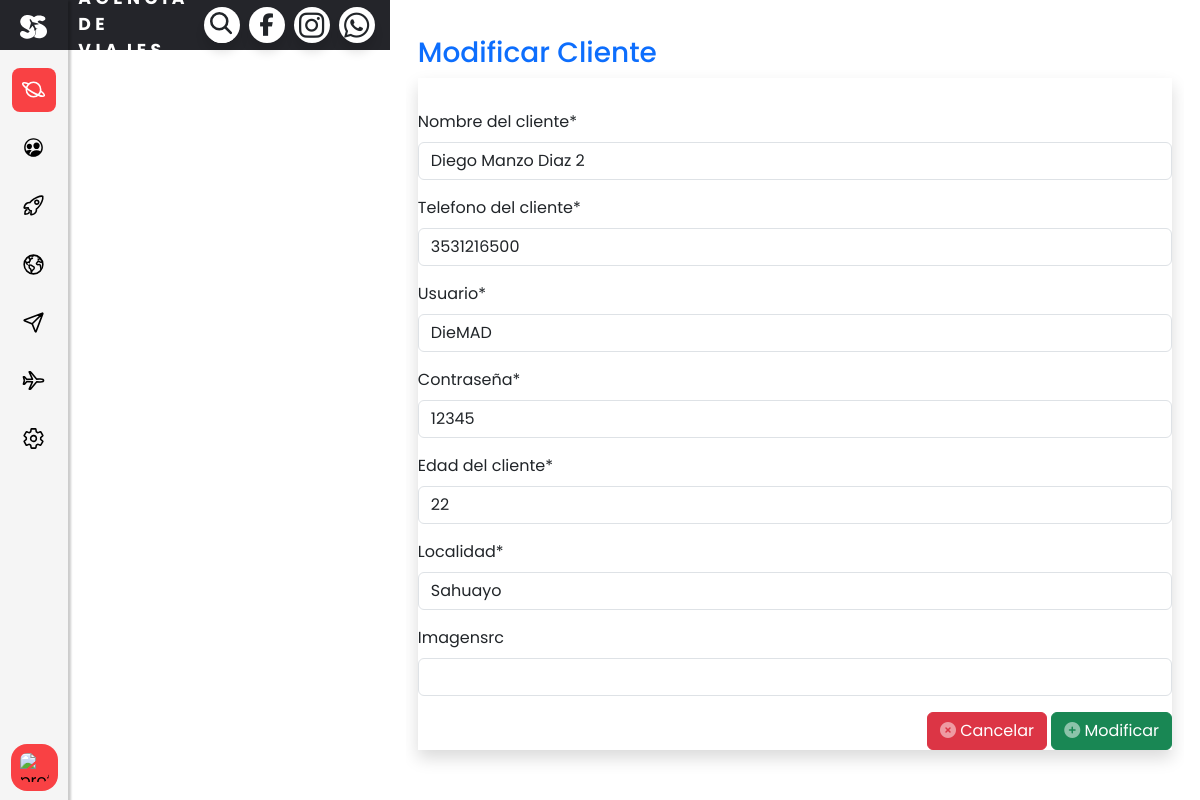
Screenshot of /clientes/clientes-update/1 with the database file from the repository.
### clientes/models.py (models this page shows, shortened)
class Cliente(models.Model):
    idcliente = models.AutoField(primary_key=True, unique=True, blank=False, null=False)
    nombrec = models.CharField(max_length=255, blank=False, null=False)
    telefenoc = models.CharField(max_length=20)
    usuarioc = models.CharField(max_length=50, unique=True, blank=False, null=False)
    passwordc = models.CharField(max_length=100, blank=False, null=False)
    edadc = models.IntegerField()
    localidad = models.CharField(max_length=100)
    imagensrc = models.URLField(max_length=200, blank=True, null=True)

### clientes/views.py (the view, shortened to what this page needs)
# urls.py: path('clientes-update/<pk>', views.ClienteUpdateView.as_view(), name='cliente_update'),
class ClienteUpdateView(UpdateView):
    template_name = 'clientes/clientes_update.html'
    form_class = ClienteForm
    model = Cliente
    success_url = reverse_lazy('clientes:cliente_list')

### clientes/forms.py
class ClienteForm(forms.ModelForm):
    class Meta:
        model = Cliente
        exclude = ['idcliente']
        fields = '__all__'
        labels = {
            'nombrec': 'Nombre del cliente',
            'telefenoc': 'Telefono del cliente',
            'usuarioc': 'Usuario',
            'passwordc': 'Contraseña',
            'edadc': 'Edad del cliente',
            'localidad': 'Localidad',
        }

### clientes/templates/clientes/clientes_update.html (shortened to what this page needs)
{% extends 'base/base.html' %}
{% load crispy_forms_tags %}
{% block content %}
    <div class="container-fluid">
        <h1 class="h3 mb-2 font-weight-bold text-primary">Modificar Cliente</h1>
        <div class="shadow mb-4">
            <div class="card-header py-3">
            </div>
            <div class="card-body">
                <form action="" method="post">
                    {{ form | crispy }}
                    <div class="d-flex justify-content-end">
                        <a href="{% url 'clientes:cliente_list' %}" class="btn btn-danger btn-icon-split">
                                        <span class="icon text-white-50">
                                            <i class="fas fa-times-circle"></i>
                                        </span>
                                        <span class="text">Cancelar</span>
                        </a>
                       <button type="submit" class="btn btn-success">
                                        <span class="icon text-white-50">
                                            <i class="fas fa-plus-circle"></i>
                                        </span>
                                        <span class="text">Modificar</span>
                       </button>
                    </div>
                </form>
            </div>
        </div>
    </div>
{% endblock %}

### static/assets/css/principal.css (style rules this page uses)
body { font-family: "Poppins", sans-serif; }
:root { --est-art: whitesmoke ; --est-text: #4182E5 ; --text-color: white; --second-text-color: #999; --white: white; --text-color-black: #24252A; }
.container-fluid { overflow: scroll; }

### static/assets/css/clientes.css (style rules this page uses)
body { font-family: "Poppins", sans-serif; }
:root { --white: white; --color: #FD6495; --color2: #FD649599; --black1: #24252A; --tamañoOps: 90px; }
.btn { position: relative; padding: 5px 10px; background: var(--color); text-decoration: none; color: var(--white); border-radius: 6px; }
@media (max-width: 1312px) { body { padding-left: 0px; } }

### static/assets/css/reservas.css (style rules this page uses)
body { font-family: "Poppins", sans-serif; display: flex; justify-content: center; padding-left: 10px; box-sizing: border-box; }
:root { --white: white; --color: #4EB5FD; --color2: #4EB5FD99; --black1: #24252A; --tamañoOps: 90px; }
.btn { position: relative; padding: 5px 10px; background: var(--color); text-decoration: none; color: var(--white); border-radius: 6px; }
@media (max-width: 1312px) { body { padding-left: 0px; } }

### static/assets/css/sidemenu.css (style rules this page uses)
:root { --nav-width: 67.5px; --primer-color: #f94144; --bg-color: whitesmoke ; --sub-color: gray; --f-color: black; --subcolor-text:whitesmoke; --body-font: "Poppins", sans-serif; --normal-font-size: 16px; --small-font-size: 14.04px; --z-fixed: 100; }
html,body { height: 100%; overflow-y:hidden }
body { position: relative; margin: 0; font-family: var(--body-font); font-size: var(--normal-font-size); padding-left: var(--nav-width); transition: 0.5s; }
h1 { margin: 0; }
a { text-decoration: none; }

### static/assets/css/topmenu.css (style rules this page uses)
:root { --bgnav-color: #24252A; --font-color: white; --font2-color: whitesmoke; --bt-color: #018BA8; --body-font: "Poppins", sans-serif; --primer-color: #f94144; }

### clientes/templates/clientes/clientes_update.html (style rules this page uses)
.text-primary { padding-top: 20px; color: var(--color); }

### rows the page displays
Cliente: nombrec "Diego Manzo Diaz 2", telefenoc "3531216500", usuarioc "DieMAD", passwordc "12345", edadc "22", localidad "Sahuayo"
